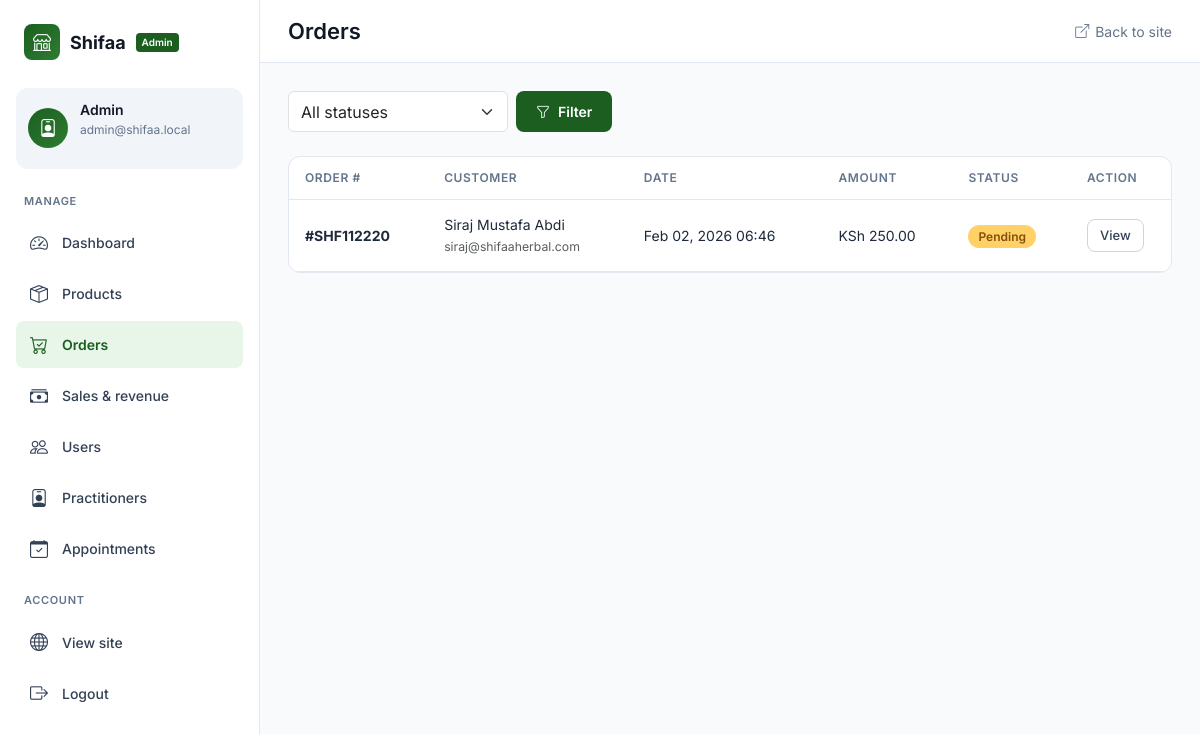
Page /admin/orders (signed in) on the earlier database version.
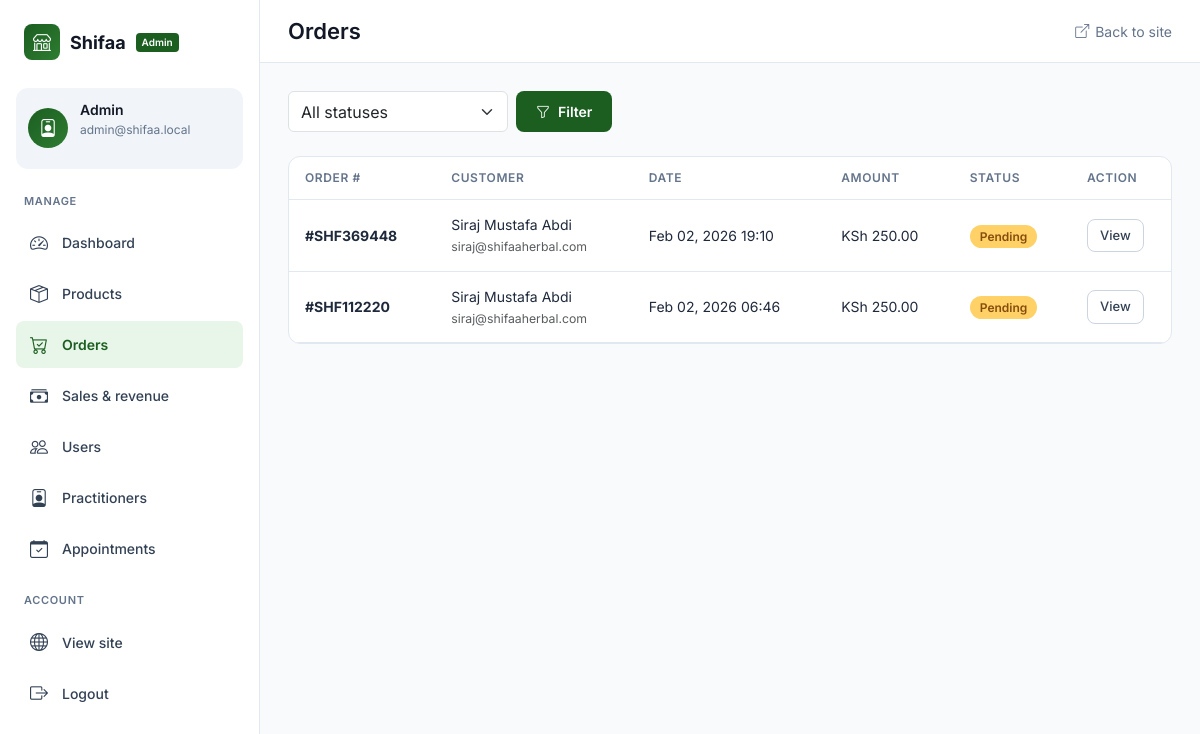
Same page on the later database version.
### models.py (models this page shows, shortened)
class Order(db.Model):
    __tablename__ = "orders"
    id = db.Column(db.Integer, primary_key=True)
    user_id = db.Column(db.Integer, db.ForeignKey("users.id"), nullable=False)
    order_number = db.Column(db.String(50), unique=True, nullable=False)
    total_amount = db.Column(db.Numeric(10, 2), nullable=False)
    status = db.Column(db.String(50), default="pending")  # pending, processing, shipped, delivered, cancelled
    shipping_address = db.Column(db.Text)
    delivery_option = db.Column(db.String(100))
    notes = db.Column(db.Text)
    created_at = db.Column(db.DateTime, default=datetime.utcnow)
    updated_at = db.Column(db.DateTime, default=datetime.utcnow, onupdate=datetime.utcnow)
    items = db.relationship("OrderItem", backref="order", lazy=True, cascade="all, delete-orphan")

class User(UserMixin, db.Model):
    __tablename__ = "users"
    id = db.Column(db.Integer, primary_key=True)
    name = db.Column(db.String(120), nullable=False)
    email = db.Column(db.String(120), unique=True, nullable=False, index=True)
    password_hash = db.Column(db.String(255), nullable=False)
    role = db.Column(db.String(20), nullable=False, default="user")  # "user" or "admin"
    phone = db.Column(db.String(20))
    address = db.Column(db.Text)
    created_at = db.Column(db.DateTime, default=datetime.utcnow)
    orders = db.relationship("Order", backref="user", lazy=True)
    appointments = db.relationship("Appointment", backref="user", lazy=True)
    cart_items = db.relationship("CartItem", backref="user", lazy=True, cascade="all, delete-orphan")

### app.py (the view)
    @app.route("/admin/orders")
    @login_required
    @admin_required
    def admin_orders():
        from models import Order
        status_filter = request.args.get("status", "")
        query = Order.query.order_by(Order.created_at.desc())
        if status_filter:
            query = query.filter_by(status=status_filter)
        orders_list = query.all()
        return render_template("admin/orders.html", orders=orders_list, status_filter=status_filter)

### templates/admin/orders.html (shortened to what this page needs)
{% extends "admin/base.html" %}
{% block page_title %}Orders{% endblock %}
{% block content %}
<form method="get" class="d-flex gap-2 flex-wrap mb-4">
    <select name="status" class="form-select" style="max-width: 220px;">
        <option value="">All statuses</option>
    </select>
    <button type="submit" class="btn-admin"><i class="bi bi-funnel"></i> Filter</button>
</form>
<div class="card-admin">
    <div class="card-body p-0">
        {% if orders %}
        <div class="table-responsive">
            <table class="table-admin">
                <thead>
                    <tr>
                        <th>Order #</th>
                        <th>Customer</th>
                        <th>Date</th>
                        <th>Amount</th>
                        <th>Status</th>
                        <th style="width: 100px;">Action</th>
                    </tr>
                </thead>
                <tbody>
                    {% for order in orders %}
                    <tr>
                        <td><strong>#{{ order.order_number }}</strong></td>
                        <td>{{ order.user.name }}<br><small class="text-muted">{{ order.user.email }}</small></td>
                        <td>{{ order.created_at.strftime('%b %d, %Y %H:%M') }}</td>
                        <td>{{ order.total_amount|currency }}</td>
                        <td><span class="badge-status badge-{{ order.status }}">{{ order.status|title }}</span></td>
                        <td><a href="{{ url_for('admin_order_detail', order_id=order.id) }}" class="btn-sm-admin">View</a></td>
                    </tr>
                    {% endfor %}
                </tbody>
            </table>
        </div>
        {% endif %}
    </div>
</div>
{% endblock %}

Differences in the rows shown:
added Order: order_number "SHF369448", user.name "Siraj Mustafa Abdi", user.email "siraj@shifaaherbal.com", created_at "Feb 02, 2026 19:10", total_amount "KSh 250.00", status "Pending"
